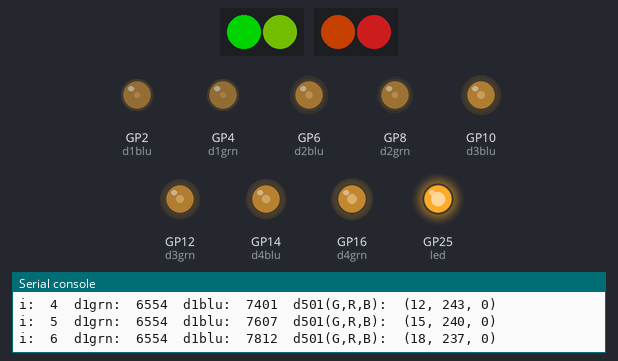
The program below on a simulated Raspberry Pi Pico running CircuitPython. Shown: 2 × 2 RGB LEDs in strip order, left to right, output pins drawn as LEDs (lit = HIGH), the last lines printed to the serial console. Dim RGB values are drawn brighter than linear.

Above: at 0.15 s.
At 2.97 s:
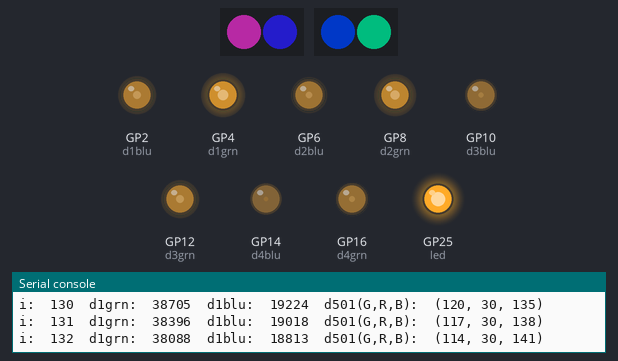
At 6.73 s:
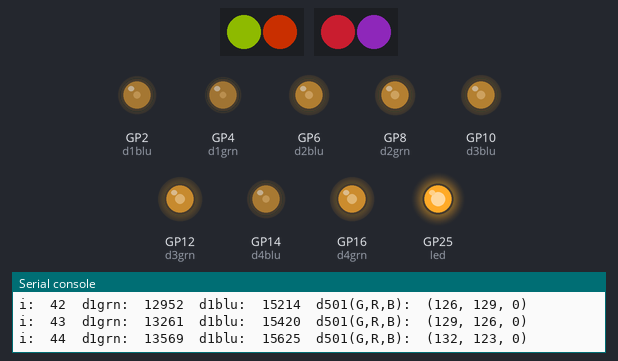
At 13.62 s:
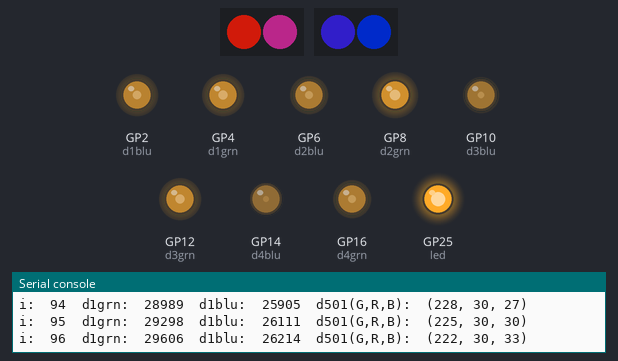
At 20.51 s:
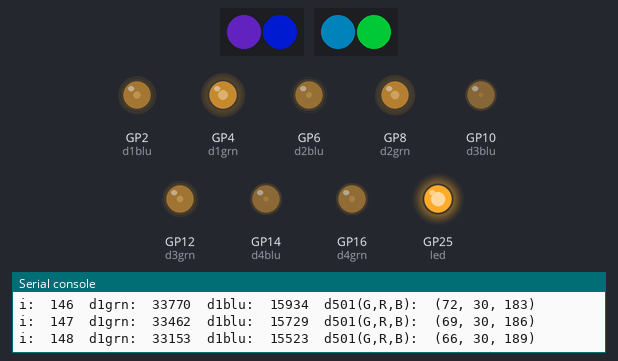
At 27.4 s:
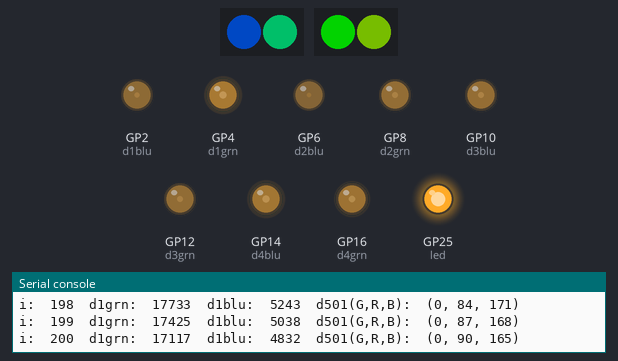
Timing chart, 0 to 27.3 s (numbered marks = the images above):
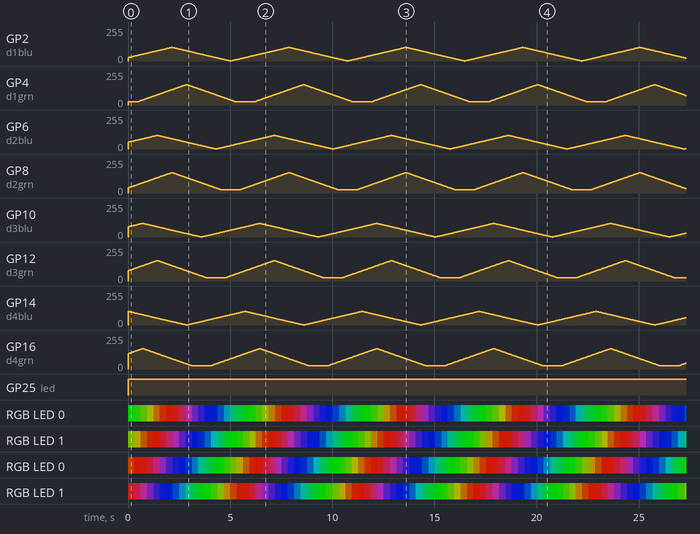

The program:

code.py
```python
import board
import digitalio
import time
import neopixel
import pwmio

# On board LED
led = digitalio.DigitalInOut(board.LED)
led.direction = digitalio.Direction.OUTPUT

# WS2812D Reversed Pin 'NeoPixel' LEDs
# Note: NeoPixel Values specified as (G, R, B)

# NeoPixel strip connected on GP18
NUMPIXELSGP18 = 2
neopixelsgp18 = neopixel.NeoPixel(board.GP18, NUMPIXELSGP18, brightness=0.5, auto_write=False)

# NeoPixel strip connected on GP20
NUMPIXELSGP20 = 2
neopixelsgp20 = neopixel.NeoPixel(board.GP20, NUMPIXELSGP20, brightness=0.5, auto_write=False)

# Blue/Green Common Cathode LED
d1blu = pwmio.PWMOut(board.GP2, frequency=5000, duty_cycle=0)
d1grn = pwmio.PWMOut(board.GP4, frequency=5000, duty_cycle=0)
d2blu = pwmio.PWMOut(board.GP6, frequency=5000, duty_cycle=0)
d2grn = pwmio.PWMOut(board.GP8, frequency=5000, duty_cycle=0)
d3blu = pwmio.PWMOut(board.GP10, frequency=5000, duty_cycle=0)
d3grn = pwmio.PWMOut(board.GP12, frequency=5000, duty_cycle=0)
d4blu = pwmio.PWMOut(board.GP14, frequency=5000, duty_cycle=0)
d4grn = pwmio.PWMOut(board.GP16, frequency=5000, duty_cycle=0)

# Function to give us a nice color swirl on NeoPixel (G,R,B)
def wheeln(pos, sft):
    # pos = position, sft = shift-position
    #
    # Want a minimum of red since these are flowers
    redmin = 30
    if (pos + sft) > 255:
        pos = (pos + sft) - 256
    else:
        pos = (pos + sft)
    if (pos < 0) or (pos > 255):
        return (0, 0, 0)
    if pos < 85:
        return (int(pos*3), int(max(redmin, (255 - pos*3))), 0)
    elif pos < 170:
        pos -= 85
        return (int(255 - (pos*3)), redmin, int(pos*3))
    else:
        pos -= 170
        return (0, int(max(redmin, (pos*3))), int(255 - pos*3))

# Function to turn on/off led
def leaf(pos, sft, brt, min):
    # pos = position, sft = shift-position, brt = brightness (0.1-1.0), min = minimum
    #
    # Set maximum leaf brightness
    # Full=65535 Half=32768 Quarter=16384
    # Setting to Full-value * brightness-value
    leafhigh = 65535 * brt
    if (pos + sft) > 255:
        pos = (pos + sft) - 256
    else:
        pos = (pos + sft)
    if (pos) < 128:
        leafstate = int(max(min, (pos * 2 * leafhigh / 255)))
    else:
        leafstate = int(max(min, (leafhigh - int((pos - 128) * 2 * leafhigh / 255))))
    return leafstate

# Function to turn all LEDs off in a neopixel string
def alloff(pixel):
    for j in range(len(pixel)):
        pixel[j] = (0, 0, 0)

######################### MAIN LOOP ##############################
i = 0
alloff(neopixelsgp18)
alloff(neopixelsgp20)
while True:
    led.value = 1
    #
    # D501
    neopixelsgp18[0] = wheeln(i, 0)
    # D502
    neopixelsgp18[1] = wheeln(i, 32)
    # D601
    neopixelsgp20[0] = wheeln(i, 64)
    # D602
    neopixelsgp20[1] = wheeln(i, 96)
    #
    neopixelsgp18.show()
    neopixelsgp20.show()
    #
    d1grn.duty_cycle = leaf(i, 0, 0.6, 6554)
    d1blu.duty_cycle = leaf(i, 32, 0.4, 0)
    d2grn.duty_cycle = leaf(i, 32, 0.6, 6554)
    d2blu.duty_cycle = leaf(i, 64, 0.4, 0)
    d3grn.duty_cycle = leaf(i, 64, 0.6, 6554)
    d3blu.duty_cycle = leaf(i, 96, 0.4, 0)
    d4grn.duty_cycle = leaf(i, 96, 0.6, 6554)
    d4blu.duty_cycle = leaf(i, 128, 0.4, 0)
    #
    print("i: ", i, " d1grn: ", d1grn.duty_cycle, " d1blu: ", d1blu.duty_cycle, " d501(G,R,B): ", neopixelsgp18[0])
    #
    i = (i+1) % 256
    #
    time.sleep(0.02) # make bigger to slow down
```

Measured:
- by itself, GP25 (led): LOW → HIGH at 0.00 s
- by itself, RGB LED 0: off → RGB(0, 127, 0) at 0.00 s, → RGB(19, 108, 0) 0.31 s later, → RGB(40, 87, 0) 0.31 s later, → RGB(61, 66, 0) 0.31 s later, … (88 changes in this stretch)
- by itself, RGB LED 1: off → RGB(48, 79, 0) at 0.00 s, → RGB(67, 60, 0) 0.31 s later, → RGB(88, 39, 0) 0.31 s later, → RGB(109, 18, 0) 0.31 s later, … (88 changes in this stretch)
